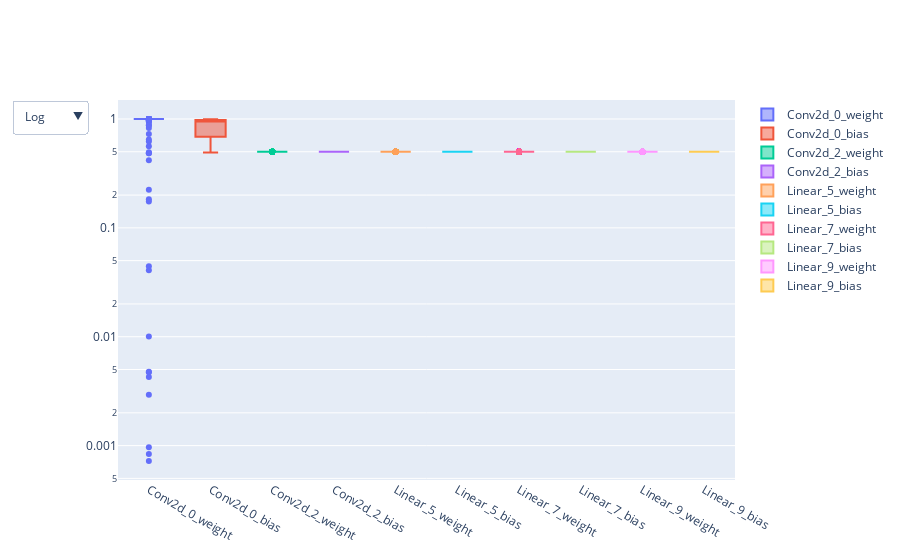

Notebook source saved alongside this figure:
### Code cell
import plotly.graph_objects as go
# Plot the utility values
fig = go.Figure()

idx = 0
for layer in model:
	name = layer._get_name()
	for param, type in zip(layer.parameters(), ["weight", "bias"]):
		fig.add_trace(go.Box(y=optimizer.state[param]['scaled_utility'].flatten(), name=f'{name}_{idx}_{type}'))
	idx += 1

fig.update_yaxes(type="log")

fig.update_layout(
	updatemenus=[
		dict(
			buttons=list([
				dict(
					args=[{"yaxis.type": "log"}],
					label="Log",
					method="relayout"
				),
				dict(
					args=[{"yaxis.type": "linear"}],
					label="Linear",
					method="relayout"
				)
			]),
			direction="down",
			showactive=True,
		)
	]
)
fig.show()

# save to html
fig.write_html("results/utility_values.html")

### Figure 1 — Plotly figure (JSON) as saved in the notebook; plotly's stock layout.template omitted (floating-point values rounded to 4 significant figures; data arrays with more than 128 entries replaced by an {"elided": "..."} marker saying what was removed)
{"data": [{"name": "Conv2d_0_weight", "type": "box", "y": {"elided": "450 float values"}}, {"name": "Conv2d_0_bias", "type": "box", "y": [0.9297, 0.6879, 0.4923, 0.9807, 0.9958, 0.9694]}, {"name": "Conv2d_2_weight", "type": "box", "y": {"elided": "2400 float values"}}, {"name": "Conv2d_2_bias", "type": "box", "y": [0.5, 0.5, 0.5, 0.5, 0.5, 0.5, 0.5, 0.5, 0.5, 0.5, 0.5, 0.5, 0.5, 0.5, 0.5, 0.5]}, {"name": "Linear_5_weight", "type": "box", "y": {"elided": "48000 float values"}}, {"name": "Linear_5_bias", "type": "box", "y": [0.5, 0.5, 0.5, 0.5, 0.5, 0.5, 0.5, 0.5, 0.5, 0.5, 0.5, 0.5, 0.5, 0.5, 0.5, 0.5, 0.5, 0.5, 0.5, 0.5, 0.5, 0.5, 0.5, 0.5, 0.5, 0.5, 0.5, 0.5, 0.5, 0.5, 0.5, 0.5, 0.5, 0.5, 0.5, 0.5, 0.5, 0.5, 0.5, 0.5, 0.5, 0.5, 0.5, 0.5, 0.5, 0.5, 0.5, 0.5, 0.5, 0.5, 0.5, 0.5, 0.5, 0.5, 0.5, 0.5, 0.5, 0.5, 0.5, 0.5, 0.5, 0.5, 0.5, 0.5, 0.5, 0.5, 0.5, 0.5, 0.5, 0.5, 0.5, 0.5, 0.5, 0.5, 0.5, 0.5, 0.5, 0.5, 0.5, 0.5, 0.5, 0.5, 0.5, 0.5, 0.5, 0.5, 0.5, 0.5, 0.5, 0.5, 0.5, 0.5, 0.5, 0.5, 0.5, 0.5, 0.5, 0.5, 0.5, 0.5, 0.5, 0.5, 0.5, 0.5, 0.5, 0.5, 0.5, 0.5, 0.5, 0.5, 0.5, 0.5, 0.5, 0.5, 0.5, 0.5, 0.5, 0.5, 0.5, 0.5]}, {"name": "Linear_7_weight", "type": "box", "y": {"elided": "10080 float values"}}, {"name": "Linear_7_bias", "type": "box", "y": [0.5, 0.5, 0.5, 0.5, 0.5, 0.5, 0.5, 0.5, 0.5, 0.5, 0.5, 0.5, 0.5, 0.5, 0.5, 0.5, 0.5, 0.5, 0.5, 0.5, 0.5, 0.5, 0.5, 0.5, 0.5, 0.5, 0.5, 0.5, 0.5, 0.5, 0.5, 0.5, 0.5, 0.5, 0.5, 0.5, 0.5, 0.5, 0.5, 0.5, 0.5, 0.5, 0.5, 0.5, 0.5, 0.5, 0.5, 0.5, 0.5, 0.5, 0.5, 0.5, 0.5, 0.5, 0.5, 0.5, 0.5, 0.5, 0.5, 0.5, 0.5, 0.5, 0.5, 0.5, 0.5, 0.5, 0.5, 0.5, 0.5, 0.5, 0.5, 0.5, 0.5, 0.5, 0.5, 0.5, 0.5, 0.5, 0.5, 0.5, 0.5, 0.5, 0.5, 0.5]}, {"name": "Linear_9_weight", "type": "box", "y": {"elided": "840 float values"}}, {"name": "Linear_9_bias", "type": "box", "y": [0.5, 0.5, 0.5, 0.5, 0.5, 0.5, 0.5, 0.5, 0.5, 0.5]}], "layout": {"updatemenus": [{"buttons": [{"args": [{"yaxis.type": "log"}], "label": "Log", "method": "relayout"}, {"args": [{"yaxis.type": "linear"}], "label": "Linear", "method": "relayout"}], "direction": "down", "showactive": true}], "yaxis": {"type": "log"}}}
